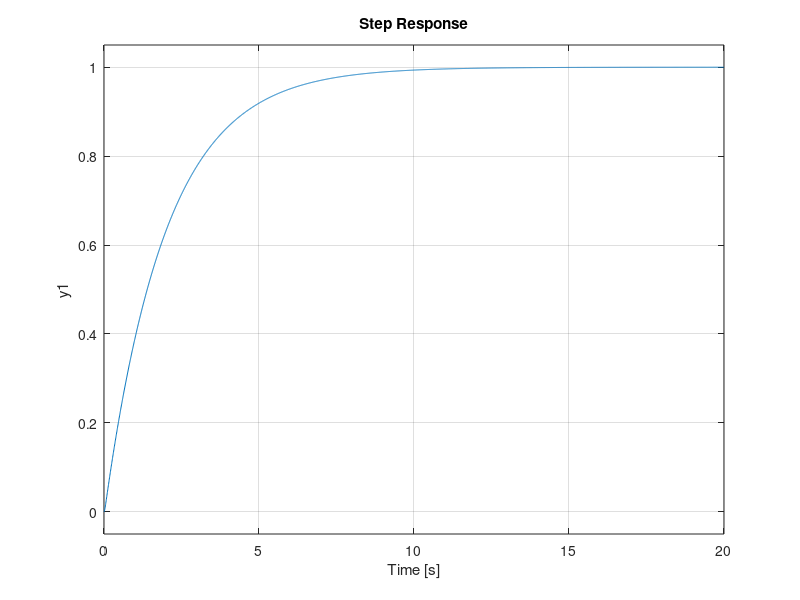

MATLAB code for this plot:
%step response of a second order system

  w=input('Enter the natural frequency');
  e=input('Enter damping ratio');
    num=[w*w];
    den=[1 2*e*w w*w];
  
    sys = tf(num,den);
    step(sys);
  
  